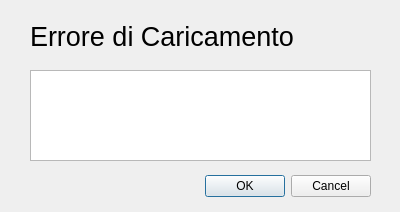
<?xml version="1.0" encoding="UTF-8"?>
<ui version="4.0">
 <class>ErroreCaricamento</class>
 <widget class="QDialog" name="ErroreCaricamento">
  <property name="geometry">
   <rect>
    <x>0</x>
    <y>0</y>
    <width>400</width>
    <height>212</height>
   </rect>
  </property>
  <property name="minimumSize">
   <size>
    <width>400</width>
    <height>212</height>
   </size>
  </property>
  <property name="maximumSize">
   <size>
    <width>400</width>
    <height>212</height>
   </size>
  </property>
  <property name="windowTitle">
   <string>Dialog</string>
  </property>
  <widget class="QDialogButtonBox" name="buttonBox">
   <property name="geometry">
    <rect>
     <x>30</x>
     <y>170</y>
     <width>341</width>
     <height>32</height>
    </rect>
   </property>
   <property name="orientation">
    <enum>Qt::Horizontal</enum>
   </property>
   <property name="standardButtons">
    <set>QDialogButtonBox::Cancel|QDialogButtonBox::Ok</set>
   </property>
  </widget>
  <widget class="QLabel" name="label">
   <property name="geometry">
    <rect>
     <x>30</x>
     <y>20</y>
     <width>326</width>
     <height>33</height>
    </rect>
   </property>
   <property name="font">
    <font>
     <pointsize>20</pointsize>
    </font>
   </property>
   <property name="text">
    <string>Errore di Caricamento</string>
   </property>
  </widget>
  <widget class="QTextBrowser" name="textBrowser">
   <property name="geometry">
    <rect>
     <x>30</x>
     <y>70</y>
     <width>341</width>
     <height>91</height>
    </rect>
   </property>
  </widget>
 </widget>
 <resources/>
 <connections>
  <connection>
   <sender>buttonBox</sender>
   <signal>accepted()</signal>
   <receiver>ErroreCaricamento</receiver>
   <slot>accept()</slot>
   <hints>
    <hint type="sourcelabel">
     <x>248</x>
     <y>184</y>
    </hint>
    <hint type="destinationlabel">
     <x>157</x>
     <y>211</y>
    </hint>
   </hints>
  </connection>
  <connection>
   <sender>buttonBox</sender>
   <signal>rejected()</signal>
   <receiver>ErroreCaricamento</receiver>
   <slot>reject()</slot>
   <hints>
    <hint type="sourcelabel">
     <x>316</x>
     <y>190</y>
    </hint>
    <hint type="destinationlabel">
     <x>286</x>
     <y>211</y>
    </hint>
   </hints>
  </connection>
 </connections>
</ui>
